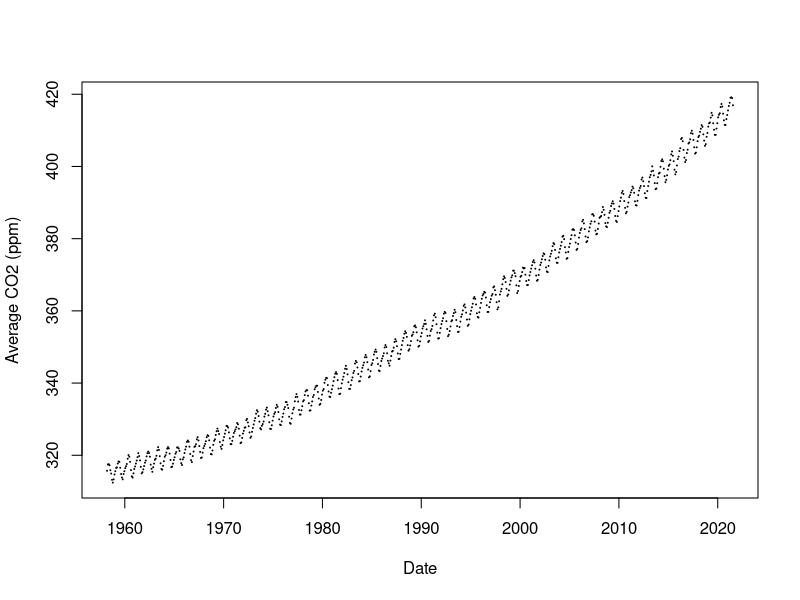

Generate this figure with R:
## ---- chunk 1
# your code here
## ---- chunk 2
# your code here
## ---- chunk 3
# your code here
## ---- chunk 4
library(lubridate)
days <- levels(wday(Sys.Date(), label = TRUE))
## ---- chunk 5
# your code here
## ---- chunk 6
# your code here
## ---- chunk 7
# read in the csv file and save it as a data frame in the environment
co2 <- read.csv(file = "co2_mm_mlo.csv", skip = 51, header = TRUE, row.names = NULL)
# label the columns
colnames(co2) <- c("year","month","date","average","interpolated","trend","ndays")
# display the data graphically
plot(x = co2$date, y = co2$average, pch = 20, cex = 0.1, 
     xlab = "Date", ylab = "Average CO2 (ppm)")
# view the last few rows of the data in a table
tail(co2)
## ---- chunk 8
# pull the "average" column out of the data as a vector
avg_co2 <- co2$average
# this is another way to do the exact same thing
avg_co2 <- co2[["average"]]
## ---- chunk 9
# your code here
## ---- chunk 10
# your code here
## ---- chunk 11
# your code here
## ---- chunk 12
percentage <- TRUE

# your code here
## ---- chunk 13
co2$date

# your code here
## ---- chunk 14
# your code here
## ---- chunk 15
# your code here
